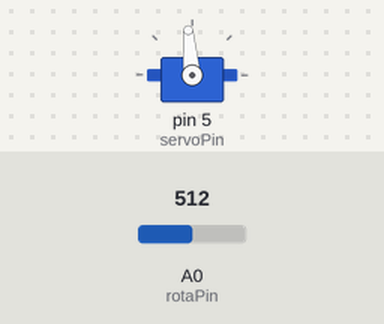
The sketch below on a simulated Arduino Uno, built with avr-gcc and run on an emulated ATmega328P. Shown: servo. Inputs (shaded band) come from the test bench; at power-on: A0 (rotaPin) = 512.

Above: at 1.2 s.
1.3 s: A0 (rotaPin) set to 716
At 1.9 s:
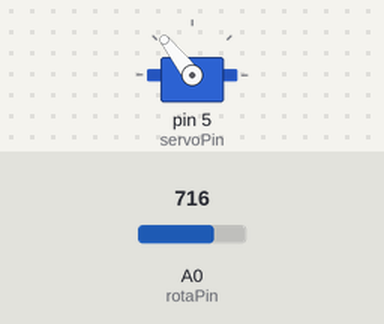
2.8 s: A0 (rotaPin) set to 900
At 4.0 s:
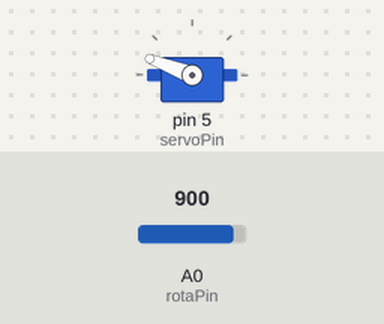
4.3 s: A0 (rotaPin) set to 1023
At 5.4 s:
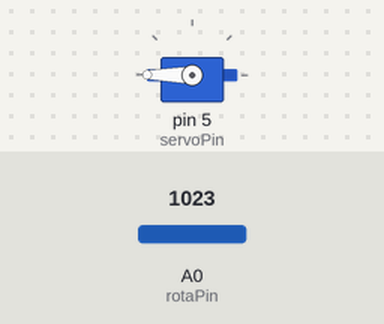
5.8 s: A0 (rotaPin) set to 306
At 6.5 s:
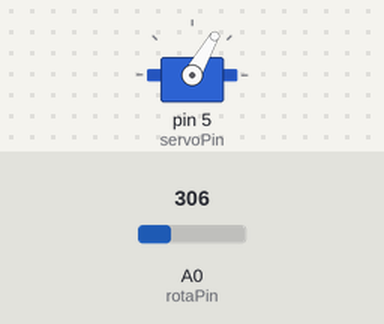
7.3 s: A0 (rotaPin) set to 170
At 7.7 s:
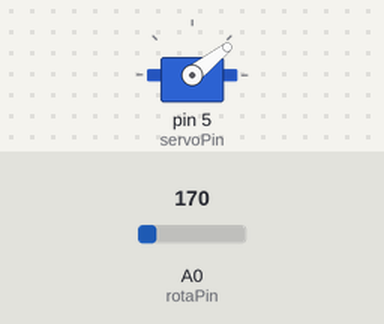
Timing chart, 0 to 9.8 s (numbered marks = the images above; inputs shaded):
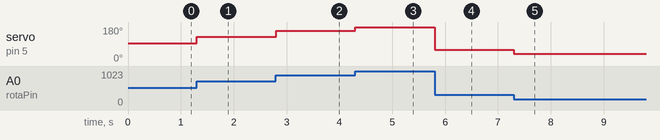

The sketch:

7_servo_motor_rotation_sensor.ino
```cpp
// Control the position of a servo motor with a rotation sensor

// ---------------------------------------------- Libraries

#include <Servo.h>

// ---------------------------------------------- Variables

// Create servo object and helper variables
Servo myservo;
int servoPin = 5; // connected to port D5
int pos; // stores position
int pos_min = 10;   // servo minimum and maximum angle limit,
int pos_max = 180;  // to avoid shaking motor when over-extending = bad for servo!

// rotation sensor
int rotaPin = A0;
int rotaValue;

void setup() {

  // attaches the servo on pin x to the servo object
  myservo.attach(servoPin);

  pinMode(rotaPin, INPUT);

}

void loop() {

  rotaValue = analogRead(rotaPin); // get sensor input value

  pos = map(rotaValue, 0, 1023, pos_min, pos_max); // map sensor input to position range

  myservo.write(pos); // move to new pos


}
```

Measured:
- after the input at 1.3 s, servo on pin 5 (servoPin): 95° → 128° at once
- after the input at 2.8 s, servo on pin 5 (servoPin): 128° → 159° at once
- after the input at 4.3 s, servo on pin 5 (servoPin): 159° → 180° at once
- after the input at 5.8 s, servo on pin 5 (servoPin): 180° → 60° at once
- after the input at 7.3 s, servo on pin 5 (servoPin): 60° → 38° at once
